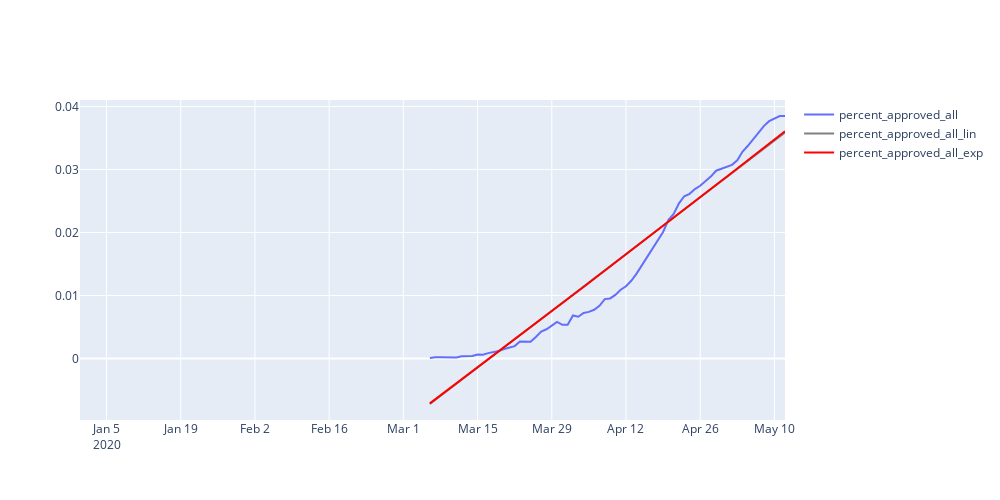

Here is the notebook cell this chart was saved with:
### Code cell
plot_lines_inter(dt['percent_approved_all'], trends=('lin', 'exp'), figsize=(1000, 500))

### Figure 1 — Plotly figure (JSON) as saved in the notebook; plotly's stock layout.template omitted (floating-point values rounded to 4 significant figures; data arrays with more than 128 entries replaced by an {"elided": "..."} marker saying what was removed)
{"data": [{"name": "percent_approved_all", "type": "scatter", "x": {"elided": "134 str values"}, "y": {"elided": "134 float values"}}, {"line": {"color": "gray"}, "name": "percent_approved_all_lin", "type": "scatter", "x": {"elided": "134 str values"}, "y": {"elided": "134 float values"}}, {"line": {"color": "red"}, "name": "percent_approved_all_exp", "type": "scatter", "x": {"elided": "134 str values"}, "y": {"elided": "134 float values"}}], "layout": {"autosize": false, "height": 500, "width": 1000}}
